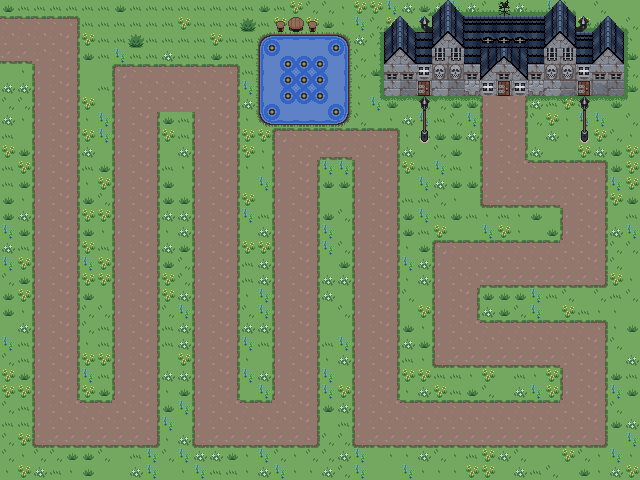

A level layout from a 2D game, rendered from its tile map. Below: a short description, then the map file with tile-grid data replaced by summaries:
An orthogonal 40x30 tile map with 16x16 px tiles, 5 tile layers (Grass, Path, Shadows, Base, ...).

<map version="1.2" tiledversion="1.3.5" orientation="orthogonal" renderorder="right-down" width="40" height="30" tilewidth="16" tileheight="16" infinite="0" nextlayerid="10" nextobjectid="1">
 <tileset firstgid="1" source="village-palette01-day.tsx" />
 <layer id="1" name="Grass" width="40" height="30">
  <data>[1200 cells, 1200 non-empty, 9 distinct tile ids]</data>
 </layer>
 <layer id="2" name="Path" width="40" height="30">
  <data>[1200 cells, 532 non-empty, 9 distinct tile ids]</data>
 </layer>
 <layer id="4" name="Shadows" width="40" height="30">
  <data>[1200 cells, 40 non-empty, 9 distinct tile ids]</data>
 </layer>
 <layer id="3" name="Base" width="40" height="30">
  <data>[1200 cells, 80 non-empty, 27 distinct tile ids]</data>
 </layer>
 <layer id="9" name="Decorations" width="40" height="30">
  <data>[1200 cells, 45 non-empty, 30 distinct tile ids]</data>
 </layer>
</map>
